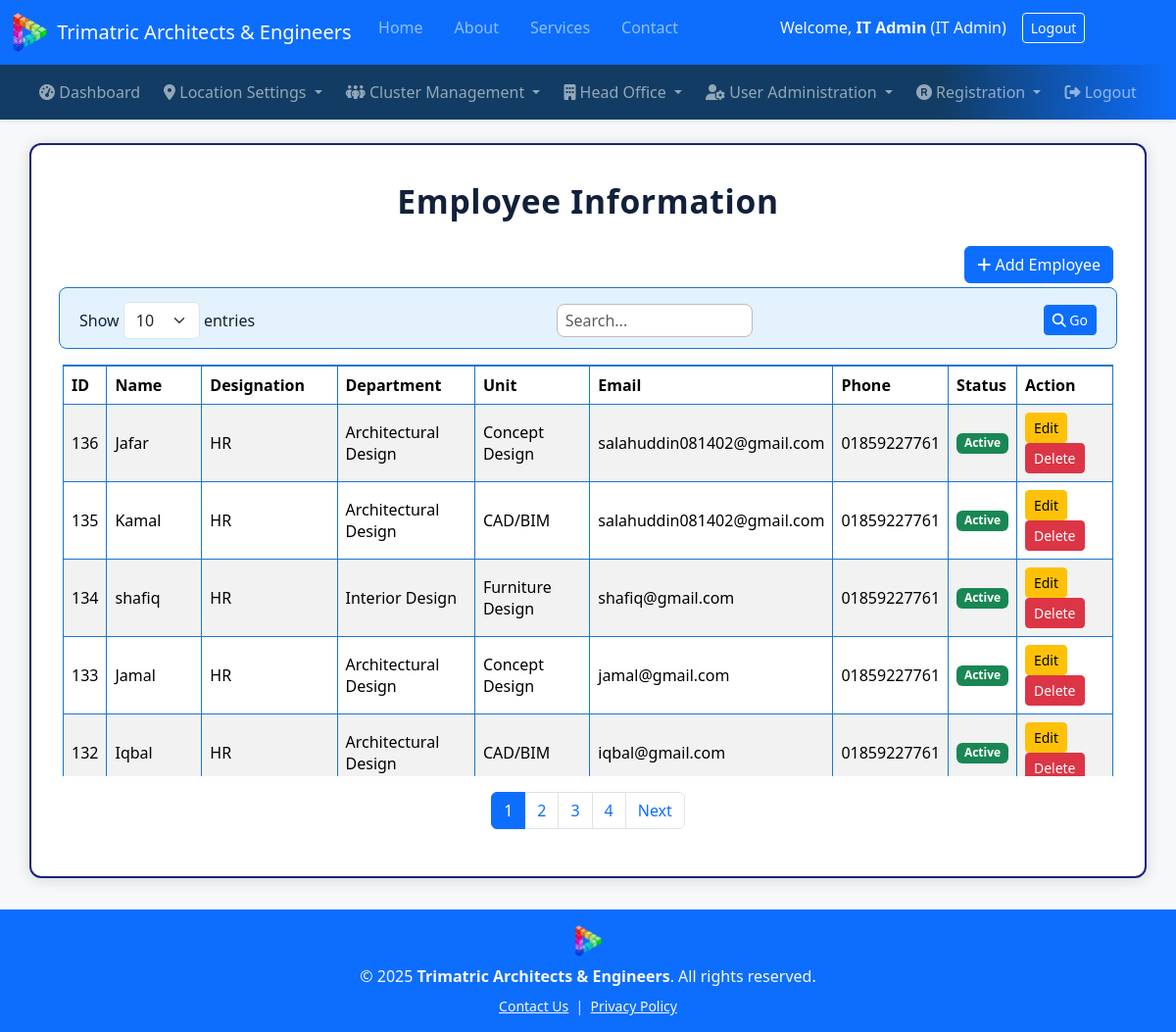
Page /modules/employee/employee_list.php (signed in) on the committed database.
### tables this page shows
CREATE TABLE `employee_info` (
  `employee_id` int(11) NOT NULL,
  `employee_name` varchar(100) NOT NULL,
  `designation` varchar(100) NOT NULL,
  `unit_id` int(11) NOT NULL,
  `email` varchar(100) DEFAULT NULL,
  `image` varchar(255) DEFAULT NULL,
  `phone` varchar(30) DEFAULT NULL,
  `address` varchar(255) DEFAULT NULL,
  `gender` varchar(10) DEFAULT NULL,
  `date_of_birth` date DEFAULT NULL,
  `nid` varchar(30) DEFAULT NULL,
  `join_date` date DEFAULT NULL,
  `status` tinyint(4) DEFAULT 1,
  `photo` varchar(200) DEFAULT NULL
);

CREATE TABLE `department` (
  `department_id` int(11) NOT NULL,
  `department_name` varchar(100) NOT NULL
);

CREATE TABLE `unit` (
  `unit_id` int(11) NOT NULL,
  `unit_name` varchar(100) NOT NULL,
  `department_id` int(11) NOT NULL
);

### modules/employee/employee_list.php (the view, shortened to what this page needs)
<?php
require_once(__DIR__ . '/../../include/header.php');
require_once(__DIR__ . '/../../include/menu_ho.php');
$page    = isset($_GET['page'])  ? max(1, intval($_GET['page'])) : 1;
$limit   = isset($_GET['limit']) ? max(1, intval($_GET['limit'])) : 10;
$search  = isset($_GET['search']) ? trim($_GET['search']) : '';
$offset  = ($page - 1) * $limit;
$where   = '';
$params  = [];
$types   = '';
$count_sql = "SELECT COUNT(*) FROM employee_info e JOIN unit u ON e.unit_id=u.unit_id JOIN department d ON u.department_id=d.department_id $where";
$count_stmt = $conn->prepare($count_sql);
$count_stmt->execute();
$count_stmt->bind_result($total_records);
$total_pages = max(1, ceil($total_records / $limit));
$data_sql = "
    SELECT e.*, d.department_name, u.unit_name
    FROM employee_info e
    JOIN unit u ON e.unit_id = u.unit_id
    JOIN department d ON u.department_id = d.department_id
    $where
    ORDER BY e.employee_id DESC
    LIMIT ? OFFSET ?
";
$data_stmt = $conn->prepare($data_sql);
if ($where) {
    $bind_names = [];
    $bind_names[] = $types . 'ii';
    foreach ($params as $key => $value) {
        $bind_names[] = &$params[$key];
    }
    $bind_names[] = &$limit;
    $bind_names[] = &$offset;
    call_user_func_array([$data_stmt, 'bind_param'], $bind_names);
} else {
    $data_stmt->bind_param('ii', $limit, $offset);
}
$data_stmt->execute();
$result = $data_stmt->get_result();
$employees = $result->fetch_all(MYSQLI_ASSOC);
?>
<!DOCTYPE html>
<html lang="en">
<head>
    <link href="https://cdn.jsdelivr.net/npm/bootstrap@5.3.3/dist/css/bootstrap.min.css" rel="stylesheet">
    <link rel="stylesheet" href="https://cdnjs.cloudflare.com/ajax/libs/font-awesome/6.5.0/css/all.min.css">
</head>
<body>
<div class="container mt-4">
    <div class="main-title">Employee Information</div>
    <div class="add-btn-bar mb-2">
        <a href="add_employee.php" class="btn btn-primary"><i class="fa fa-plus"></i> Add Employee</a>
    </div>
    <form method="get" class="controls-bar row gx-2 gy-1 align-items-center">
        <div class="col-md-3 col-12">
            Show
            <select name="limit" class="form-select d-inline w-auto" style="width: auto; display: inline;" onchange="this.form.submit()">
                <?php foreach ([10,25,50,100] as $opt): ?>
                <option value="<?= $opt ?>" <?= $limit==$opt ? 'selected':'' ?>><?= $opt ?></option>
                <?php endforeach; ?>
            </select>
            entries
        </div>
        <div class="col-md-4 col-12 ms-auto text-end search-form">
            <input type="search" name="search" class="form-control d-inline" value="<?= htmlspecialchars($search) ?>" placeholder="Search...">
        </div>
        <div class="col-md-2 col-12 text-end">
            <button type="submit" class="btn btn-primary btn-sm"><i class="fa fa-search"></i> Go</button>
        </div>
    </form>
    <div class="table-responsive">
        <table class="table table-bordered table-hover table-striped align-middle rounded-3">
            <thead>
                <tr>
                    <th>ID</th><th>Name</th><th>Designation</th>
                    <th>Department</th><th>Unit</th>
                    <th>Email</th><th>Phone</th><th>Status</th><th>Action</th>
                </tr>
            </thead>
            <tbody>
            <?php foreach($employees as $row): ?>
                <tr id="row-<?php echo $row['employee_id']; ?>">
                    <td><?= htmlspecialchars($row['employee_id']); ?></td>
                    <td><?= htmlspecialchars($row['employee_name']); ?></td>
                    <td><?= htmlspecialchars($row['designation']); ?></td>
                    <td><?= htmlspecialchars($row['department_name']); ?></td>
                    <td><?= htmlspecialchars($row['unit_name']); ?></td>
                    <td><?= htmlspecialchars($row['email']); ?></td>
                    <td><?= htmlspecialchars($row['phone']); ?></td>
                    <td>
                    <?php if($row['status']): ?>
                        <span class="badge bg-success">Active</span>
                    <?php else: ?>
                        <span class="badge bg-secondary">Inactive</span>
                    <?php endif; ?>
                    </td>
                    <td>
                        <button type="button"
                            class="btn btn-warning btn-sm me-1 edit-btn"
                            data-id="<?= $row['employee_id']; ?>">
                            Edit
                        </button>
                        <button type="button"
                            class="btn btn-danger btn-sm delete-btn"
                            data-id="<?= $row['employee_id']; ?>">
                            Delete
                        </button>
                    </td>
                </tr>
            <?php endforeach; ?>
            </tbody>
        </table>
    </div>
    <nav>
      <ul class="pagination justify-content-center mt-3">
        <?php
        $start = max(1, $page-3);
        $end   = min($total_pages, $page+3);
        for ($i=$start; $i<=$end; $i++): ?>
          <li class="page-item <?= $i == $page ? 'active' : '' ?>">
            <a class="page-link" href="?page=<?= $i ?>&limit=<?= $limit ?>&search=<?= urlencode($search) ?>"><?= $i ?></a>
          </li>
        <?php endfor;
        ?>
        <?php if ($page < $total_pages): ?>
          <li class="page-item">
            <a class="page-link" href="?page=<?= $page+1 ?>&limit=<?= $limit ?>&search=<?= urlencode($search) ?>">Next</a>
          </li>
        <?php endif; ?>
      </ul>
    </nav>
</div>
<?php require_once(__DIR__ . '/../../include/footer.php'); ?>
</body>
</html>

### include/header.php (shortened to what this page needs)
<?php
$user_name = isset($_SESSION['user_name']) ? $_SESSION['user_name'] : 'No User';
$role_name = isset($_SESSION['role_name']) ? $_SESSION['role_name'] : 'No Role';
?>
<nav class="navbar navbar-expand-lg navbar-dark bg-primary mb-0">
    <div class="container-fluid">
        <div class="row d-flex justify-content-around w-100">
            <div class="col-md-3">
                <a class="navbar-brand d-flex align-items-center" href="#">
                    <img src="/trimatric/image/trimatric_logo.png" alt="Logo" style="height:40px; margin-right:10px;">
                    <span>Trimatric Architects & Engineers</span>
                </a>
            </div>
            <div class="col-md-5">
                <div class="collapse navbar-collapse justify-content-center" id="mainNavbar">
                <ul class="navbar-nav navbar-nav-center mb-2 mb-lg-0 gap-lg-3">
                    <li class="nav-item">
                    <a class="nav-link" href="/trimatric/ho_dashboard.php">Home</a>
                    </li>
                    <li class="nav-item">
                    <a class="nav-link" href="/trimatric/about.php">About</a>
                    </li>
                    <li class="nav-item">
                    <a class="nav-link" href="/trimatric/services.php">Services</a>
                    </li>
                    <li class="nav-item">
                    <a class="nav-link" href="/trimatric/contact.php">Contact</a>
                    </li>
                </ul>
                </div>
            </div>
            <div class="col-md-4">
                <div class="ms-auto d-flex align-items-center">
                    <span class="navbar-text text-light">
                        Welcome, <strong><?= htmlspecialchars($user_name) ?></strong>
                        <?= $role_name ? "(" . htmlspecialchars($role_name) . ")" : "" ?>
                    </span>
                    <a href="/trimatric/logout.php" class="btn btn-outline-light btn-sm ms-3">Logout</a>
                </div>
            </div>
        </div>
    </div>
</nav>

### include/menu_ho.php (shortened to what this page needs)
<nav class="navbar navbar-expand-lg navbar-dark menu-ho-navbar shadow-sm w-100" style="background:linear-gradient(90deg,#123c63 80%,#0d6efd 100%); margin-bottom:0;">
  <div class="container-fluid d-fex justify-content-center align-items-center">
    <div class="collapse navbar-collapse" id="hoNavbar">
      <ul class="navbar-nav mx-auto mb-2 mb-lg-0 gap-lg-2">
        <li class="nav-item">
          <a class="nav-link" href="/trimatric/ho_dashboard.php"><i class="fa fa-gauge-high"></i> Dashboard</a>
        </li>
        <li class="nav-item dropdown">
          <a class="nav-link dropdown-toggle" href="#" role="button" data-bs-toggle="dropdown">
            <i class="fa fa-location-dot"></i> Location Settings
          </a>
        </li>
        <li class="nav-item dropdown">
          <a class="nav-link dropdown-toggle" href="#" data-bs-toggle="dropdown">
            <i class="fa fa-people-group"></i> Cluster Management
          </a>
        </li>
        <li class="nav-item dropdown">
          <a class="nav-link dropdown-toggle" href="#" data-bs-toggle="dropdown">
            <i class="fa fa-building"></i> Head Office
          </a>
        </li>
        <li class="nav-item dropdown">
          <a class="nav-link dropdown-toggle" href="#" data-bs-toggle="dropdown">
            <i class="fa fa-user-cog"></i> User Administration
          </a>
        </li>
        <li class="nav-item dropdown">
          <a class="nav-link dropdown-toggle" href="#" data-bs-toggle="dropdown">
            <i class="fa fa-registered"></i> Registration
          </a>
        </li>
        <li class="nav-item">
          <a class="nav-link" href="/trimatric/logout.php"><i class="fa fa-sign-out-alt"></i> Logout</a>
        </li>
      </ul>
    </div>
  </div>
</nav>

### include/footer.php
<footer class="bg-primary text-light py-3 mt-auto">
    <div class="container-fluid text-center">
        <div class="mb-2">
            <img src="/trimatric/image/trimatric_logo.png" alt="Trimatric Logo" style="height:32px;">
        </div>
        <div>
            &copy; <?= date('Y') ?> <strong>Trimatric Architects & Engineers</strong>. All rights reserved.
        </div>
        <div class="small mt-2">
            <a href="mailto:info@trimatric.com" class="text-light text-decoration-underline">Contact Us</a>
            &nbsp;|&nbsp;
            <a href="#" class="text-light text-decoration-underline">Privacy Policy</a>
        </div>
    </div>
</footer>

### modules/employee/employee_list.php (style rules this page uses)
body { background: #f6f8fa; }
.container { background: #fff; border-radius: 12px; box-shadow: 0 2px 16px #0002; padding: 2rem; margin-bottom: 2rem; border-left: 2px solid #1a237e; border-right: 2px solid #1a237e; border-bottom: 2px solid #1a237e; border-top: 2px solid #1a237e; }
.main-title { font-size: 2.1rem; font-weight: bold; color: #12203a; text-align: center; margin-bottom: 1.3rem; letter-spacing: .02em; }
.controls-bar { display: flex; flex-wrap: wrap; justify-content: space-between; align-items: center; gap: .5rem; margin-bottom: 1rem; background: #e3f2fd; border-radius: 0.5rem; padding: .6rem 1rem; border: 1px solid #1976d2; }
.controls-bar > * { flex: 1 1 180px; min-width: 120px; color: #12203a !important; }
.search-form input[type="search"] { background: #fff; color: #12203a; border-radius: 0.5rem; border: 1px solid #bbb; padding: 0.25rem 0.5rem; width: 100%; max-width: 200px; }
.add-btn-bar { margin-bottom: 1rem; text-align: right; }
.table-responsive { max-height: 420px; overflow: auto; }
table { min-width: 950px; }
.table-bordered th, .table-bordered td { border-color: #1976d2 !important; border-width: 1.1px; }
.table-striped tbody tr:nth-of-type(odd) { background-color: #e3f2fd !important; }
.table td, .table th { vertical-align: middle; font-size: 1rem; }
thead th { position: sticky; top: 0; color: #12203a; background: #3f7ae8ff; border: 1px solid #1976d2 !important; border-top: 2px solid #1976d2 !important; font-size: 1.08rem; z-index: 2; }

### rows in the picture
employee_info: employee_id "136", employee_name "Jafar", designation "HR", department.department_name "Architectural Design", unit.unit_name "Concept Design", email "salahuddin081402@gmail.com", phone "01859227761", status "Active"
employee_info: employee_id "135", employee_name "Kamal", designation "HR", department.department_name "Architectural Design", unit.unit_name "CAD/BIM", email "salahuddin081402@gmail.com", phone "01859227761", status "Active"
employee_info: employee_id "134", employee_name "shafiq", designation "HR", department.department_name "Interior Design", unit.unit_name "Furniture Design", email "shafiq@gmail.com", phone "01859227761", status "Active"
employee_info: employee_id "133", employee_name "Jamal", designation "HR", department.department_name "Architectural Design", unit.unit_name "Concept Design", email "jamal@gmail.com", phone "01859227761", status "Active"
employee_info: employee_id "132", employee_name "Iqbal", designation "HR", department.department_name "Architectural Design", unit.unit_name "CAD/BIM", email "iqbal@gmail.com", phone "01859227761", status "Active"

### other values in the picture
$user_name "IT Admin"
$role_name "IT Admin"
form field limit "10"
